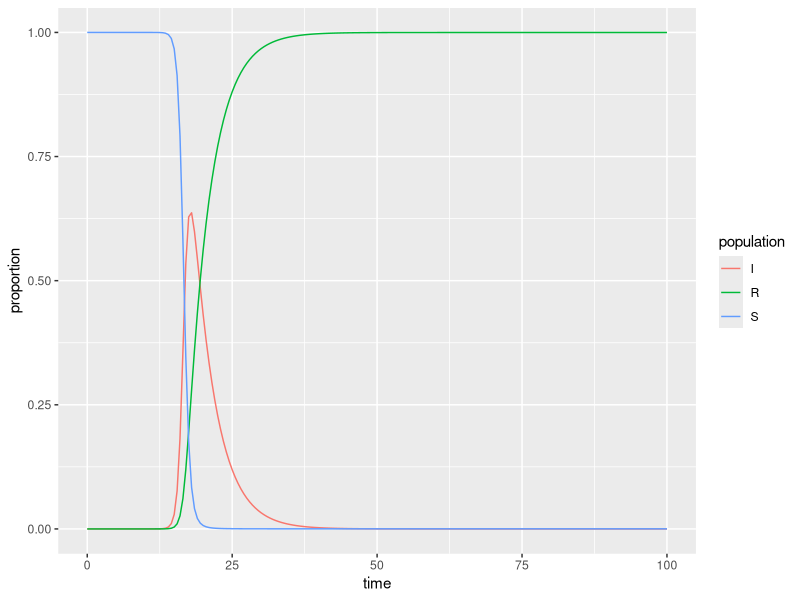

The R source for this figure:
## ---- chunk 1
#| message: false
#| warning: false
library(tidyverse)
library(deSolve)
## ---- chunk 2
# Proportion in each compartment: Susceptible 0.999999, Infected 0.000001, Recovered 0 (these are directly from the example linked above) ----
init <- c(S = 1-1e-6, I = 1e-17, R = 0.0)

# beta: infection parameter; gamma: recovery parameter ----
parameters <- c(beta = 2.316, gamma = 0.261)

# time frame ----
times <- seq(0, 100, by = 0.5)
## ---- chunk 3
# Build the function with all ----
sir <- function(time, init, parameters) {

  with(as.list(c(init, parameters)), {
    dS <- -beta * S * I
    dI <-  beta * S * I - gamma * I
    dR <-  gamma * I
    
    return(list(c(dS, dI, dR)))
    
  })
  
}
## ---- chunk 4
# Solve using `deSolve::ode()` ----
approximation <- ode(y = init, times = times, func = sir, parms = parameters)
## ---- chunk 5
# Get output into a data frame ----
approx_df <- as.data.frame(approximation)

# Pivot longer so R will do the work for us ----
approx_long <- approx_df %>% 
  pivot_longer(cols = S:R, names_to = "population", values_to = "proportion")
## ---- chunk 6
ggplot(data = approx_long, aes(x = time, y = proportion)) +
  geom_line(aes(color = population))
